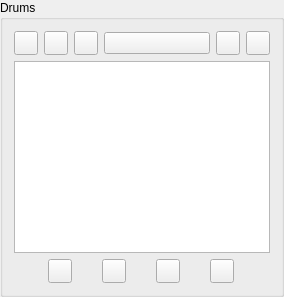
        <widget class="QGroupBox" name="groupBox_5">
         <property name="toolTip">
          <string>The drums in the kit</string>
         </property>
         <property name="title">
          <string>Drums</string>
         </property>
         <layout class="QVBoxLayout" name="verticalLayout_2">
          <item>
           <layout class="QHBoxLayout" name="horizontalLayout_4">
            <item>
             <widget class="QPushButton" name="deleteEmptyButton">
              <property name="enabled">
               <bool>true</bool>
              </property>
              <property name="sizePolicy">
               <sizepolicy hsizetype="Fixed" vsizetype="Fixed">
                <horstretch>0</horstretch>
                <verstretch>0</verstretch>
               </sizepolicy>
              </property>
              <property name="minimumSize">
               <size>
                <width>24</width>
                <height>24</height>
               </size>
              </property>
              <property name="maximumSize">
               <size>
                <width>24</width>
                <height>24</height>
               </size>
              </property>
              <property name="toolTip">
               <string>Delete empty non-locked drums</string>
              </property>
              <property name="statusTip">
               <string/>
              </property>
              <property name="whatsThis">
               <string>&lt;html&gt;&lt;head/&gt;&lt;body&gt;&lt;p&gt;&lt;span style=&quot; font-weight:600;&quot;&gt;Delete empty non-locked drums&lt;/span&gt;&lt;/p&gt;&lt;p&gt;&lt;br/&gt;&lt;/p&gt;&lt;p&gt;Any drums which are not locked and which do not have any notes on them in the current score will be deleted from the kit when this button is pressed.&lt;/p&gt;&lt;/body&gt;&lt;/html&gt;</string>
              </property>
              <property name="text">
               <string/>
              </property>
              <property name="icon">
               <iconset resource="DrumBurp.qrc">
                <normaloff>:/Icons/Icons/process-stop.png</normaloff>:/Icons/Icons/process-stop.png</iconset>
              </property>
             </widget>
            </item>
            <item>
             <widget class="QPushButton" name="clearButton">
              <property name="sizePolicy">
               <sizepolicy hsizetype="Fixed" vsizetype="Fixed">
                <horstretch>0</horstretch>
                <verstretch>0</verstretch>
               </sizepolicy>
              </property>
              <property name="minimumSize">
               <size>
                <width>24</width>
                <height>24</height>
               </size>
              </property>
              <property name="maximumSize">
               <size>
                <width>24</width>
                <height>24</height>
               </size>
              </property>
              <property name="toolTip">
               <string>Clear the kit and start again</string>
              </property>
              <property name="whatsThis">
               <string>&lt;html&gt;&lt;head/&gt;&lt;body&gt;&lt;p&gt;&lt;span style=&quot; font-weight:600;&quot;&gt;New drum kit&lt;/span&gt;&lt;/p&gt;&lt;p&gt;&lt;br/&gt;&lt;/p&gt;&lt;p&gt;Click this button to remove all drums from the kit and start witha new kit.&lt;/p&gt;&lt;/body&gt;&lt;/html&gt;</string>
              </property>
              <property name="text">
               <string/>
              </property>
              <property name="icon">
               <iconset resource="DrumBurp.qrc">
                <normaloff>:/Icons/Icons/document-new.png</normaloff>:/Icons/Icons/document-new.png</iconset>
              </property>
             </widget>
            </item>
            <item>
             <widget class="QPushButton" name="resetButton">
              <property name="sizePolicy">
               <sizepolicy hsizetype="Fixed" vsizetype="Fixed">
                <horstretch>0</horstretch>
                <verstretch>0</verstretch>
               </sizepolicy>
              </property>
              <property name="minimumSize">
               <size>
                <width>24</width>
                <height>24</height>
               </size>
              </property>
              <property name="maximumSize">
               <size>
                <width>24</width>
                <height>24</height>
               </size>
              </property>
              <property name="toolTip">
               <string>Reset the kit</string>
              </property>
              <property name="whatsThis">
               <string>&lt;html&gt;&lt;head/&gt;&lt;body&gt;&lt;p&gt;&lt;span style=&quot; font-weight:600;&quot;&gt;Reset kit&lt;/span&gt;&lt;/p&gt;&lt;p&gt;&lt;br/&gt;&lt;/p&gt;&lt;p&gt;Click this button to revert to the kit as it was when you opened this editor window.&lt;/p&gt;&lt;/body&gt;&lt;/html&gt;</string>
              </property>
              <property name="text">
               <string/>
              </property>
              <property name="icon">
               <iconset resource="DrumBurp.qrc">
                <normaloff>:/Icons/Icons/edit-undo.png</normaloff>:/Icons/Icons/edit-undo.png</iconset>
              </property>
             </widget>
            </item>
            <item>
             <widget class="QPushButton" name="defaultKitButton">
              <property name="toolTip">
               <string>Default kits</string>
              </property>
              <property name="whatsThis">
               <string>&lt;html&gt;&lt;head/&gt;&lt;body&gt;&lt;p&gt;&lt;span style=&quot; font-weight:600;&quot;&gt;Default kits&lt;/span&gt;&lt;/p&gt;&lt;p&gt;&lt;br/&gt;&lt;/p&gt;&lt;p&gt;DrumBurp comes with a number of default kits that you can use, and you can add your own kits to this list. Click this button to load a default kit, or save the current kit as a default.&lt;/p&gt;&lt;/body&gt;&lt;/html&gt;</string>
              </property>
              <property name="text">
               <string/>
              </property>
              <property name="icon">
               <iconset resource="DrumBurp.qrc">
                <normaloff>:/Icons/Icons/go-home.png</normaloff>:/Icons/Icons/go-home.png</iconset>
              </property>
             </widget>
            </item>
            <item>
             <widget class="QPushButton" name="loadButton">
              <property name="enabled">
               <bool>true</bool>
              </property>
              <property name="sizePolicy">
               <sizepolicy hsizetype="Fixed" vsizetype="Fixed">
                <horstretch>24</horstretch>
                <verstretch>24</verstretch>
               </sizepolicy>
              </property>
              <property name="minimumSize">
               <size>
                <width>24</width>
                <height>24</height>
               </size>
              </property>
              <property name="maximumSize">
               <size>
                <width>24</width>
                <height>24</height>
               </size>
              </property>
              <property name="toolTip">
               <string>Load a drum kit</string>
              </property>
              <property name="whatsThis">
               <string>&lt;html&gt;&lt;head/&gt;&lt;body&gt;&lt;p&gt;&lt;span style=&quot; font-weight:600;&quot;&gt;Load a drum kit&lt;/span&gt;&lt;/p&gt;&lt;p&gt;&lt;br/&gt;&lt;/p&gt;&lt;p&gt;Load a drum kit from disk.&lt;/p&gt;&lt;/body&gt;&lt;/html&gt;</string>
              </property>
              <property name="text">
               <string/>
              </property>
              <property name="icon">
               <iconset resource="DrumBurp.qrc">
                <normaloff>:/Icons/Icons/folder.png</normaloff>:/Icons/Icons/folder.png</iconset>
              </property>
             </widget>
            </item>
            <item>
             <widget class="QPushButton" name="saveButton">
              <property name="enabled">
               <bool>true</bool>
              </property>
              <property name="sizePolicy">
               <sizepolicy hsizetype="Fixed" vsizetype="Fixed">
                <horstretch>0</horstretch>
                <verstretch>0</verstretch>
               </sizepolicy>
              </property>
              <property name="minimumSize">
               <size>
                <width>24</width>
                <height>24</height>
               </size>
              </property>
              <property name="maximumSize">
               <size>
                <width>24</width>
                <height>24</height>
               </size>
              </property>
              <property name="toolTip">
               <string>Save this drum kit</string>
              </property>
              <property name="whatsThis">
               <string>&lt;html&gt;&lt;head/&gt;&lt;body&gt;&lt;p&gt;&lt;span style=&quot; font-weight:600;&quot;&gt;Save the drum kit&lt;/span&gt;&lt;/p&gt;&lt;p&gt;&lt;br/&gt;&lt;/p&gt;&lt;p&gt;Save the current drum kit to a file on disk.&lt;/p&gt;&lt;/body&gt;&lt;/html&gt;</string>
              </property>
              <property name="text">
               <string/>
              </property>
              <property name="icon">
               <iconset resource="DrumBurp.qrc">
                <normaloff>:/Icons/Icons/document-save.png</normaloff>:/Icons/Icons/document-save.png</iconset>
              </property>
             </widget>
            </item>
           </layout>
          </item>
          <item>
           <widget class="QListWidget" name="kitTable">
            <property name="sizePolicy">
             <sizepolicy hsizetype="MinimumExpanding" vsizetype="Expanding">
              <horstretch>0</horstretch>
              <verstretch>0</verstretch>
             </sizepolicy>
            </property>
            <property name="minimumSize">
             <size>
              <width>256</width>
              <height>0</height>
             </size>
            </property>
            <property name="toolTip">
             <string>The drums and their order</string>
            </property>
            <property name="whatsThis">
             <string>&lt;html&gt;&lt;head/&gt;&lt;body&gt;&lt;p&gt;&lt;span style=&quot; font-weight:600;&quot;&gt;List of instruments&lt;/span&gt;&lt;/p&gt;&lt;p&gt;&lt;br/&gt;&lt;/p&gt;&lt;p&gt;Each drum in the kit is represented by a single line in the score. This list of instruments defines what drums you have in the kit, and what order they appear in the score. You can add and delete drums, move them around, and edit their information.&lt;/p&gt;&lt;p&gt;&lt;br/&gt;&lt;/p&gt;&lt;p&gt;Select one of the drums in this list to edit its name, abbreviation, note heads, Lilypond notation, and MIDI sound.&lt;/p&gt;&lt;/body&gt;&lt;/html&gt;</string>
            </property>
            <property name="horizontalScrollBarPolicy">
             <enum>Qt::ScrollBarAlwaysOff</enum>
            </property>
            <property name="editTriggers">
             <set>QAbstractItemView::NoEditTriggers</set>
            </property>
           </widget>
          </item>
          <item>
           <layout class="QHBoxLayout" name="horizontalLayout_5">
            <property name="spacing">
             <number>6</number>
            </property>
            <property name="sizeConstraint">
             <enum>QLayout::SetFixedSize</enum>
            </property>
            <item>
             <spacer name="horizontalSpacer_12">
              <property name="orientation">
               <enum>Qt::Horizontal</enum>
              </property>
              <property name="sizeType">
               <enum>QSizePolicy::Maximum</enum>
              </property>
              <property name="sizeHint" stdset="0">
               <size>
                <width>10</width>
                <height>20</height>
               </size>
              </property>
             </spacer>
            </item>
            <item>
             <widget class="QPushButton" name="addButton">
              <property name="sizePolicy">
               <sizepolicy hsizetype="Fixed" vsizetype="Fixed">
                <horstretch>0</horstretch>
                <verstretch>0</verstretch>
               </sizepolicy>
              </property>
              <property name="minimumSize">
               <size>
                <width>24</width>
                <height>24</height>
               </size>
              </property>
              <property name="maximumSize">
               <size>
                <width>24</width>
                <height>24</height>
               </size>
              </property>
              <property name="toolTip">
               <string>Add a drum</string>
              </property>
              <property name="whatsThis">
               <string>&lt;html&gt;&lt;head/&gt;&lt;body&gt;&lt;p&gt;&lt;span style=&quot; font-weight:600;&quot;&gt;Add a new drum&lt;/span&gt;&lt;/p&gt;&lt;p&gt;&lt;br/&gt;&lt;/p&gt;&lt;p&gt;Click this to add a new drum to the kit. It will be added at the bottom of the current kit, with some default settings.&lt;/p&gt;&lt;/body&gt;&lt;/html&gt;</string>
              </property>
              <property name="text">
               <string/>
              </property>
              <property name="icon">
               <iconset resource="../buttons.qrc">
                <normaloff>:/buttons/GUI/Icons/list-add.png</normaloff>:/buttons/GUI/Icons/list-add.png</iconset>
              </property>
             </widget>
            </item>
            <item>
             <widget class="QPushButton" name="upButton">
              <property name="sizePolicy">
               <sizepolicy hsizetype="Fixed" vsizetype="Fixed">
                <horstretch>0</horstretch>
                <verstretch>0</verstretch>
               </sizepolicy>
              </property>
              <property name="minimumSize">
               <size>
                <width>24</width>
                <height>24</height>
               </size>
              </property>
              <property name="maximumSize">
               <size>
                <width>24</width>
                <height>24</height>
               </size>
              </property>
              <property name="toolTip">
               <string>Move the current drum up</string>
              </property>
              <property name="whatsThis">
               <string>&lt;html&gt;&lt;head/&gt;&lt;body&gt;&lt;p&gt;&lt;span style=&quot; font-weight:600;&quot;&gt;Move drum up&lt;/span&gt;&lt;/p&gt;&lt;p&gt;&lt;br/&gt;&lt;/p&gt;&lt;p&gt;Click this button to move the currently selected drum up in the kit list.&lt;/p&gt;&lt;/body&gt;&lt;/html&gt;</string>
              </property>
              <property name="text">
               <string/>
              </property>
              <property name="icon">
               <iconset resource="../buttons.qrc">
                <normaloff>:/buttons/GUI/Icons/go-up.png</normaloff>:/buttons/GUI/Icons/go-up.png</iconset>
              </property>
             </widget>
            </item>
            <item>
             <widget class="QPushButton" name="downButton">
              <property name="sizePolicy">
               <sizepolicy hsizetype="Fixed" vsizetype="Fixed">
                <horstretch>0</horstretch>
                <verstretch>0</verstretch>
               </sizepolicy>
              </property>
              <property name="minimumSize">
               <size>
                <width>24</width>
                <height>24</height>
               </size>
              </property>
              <property name="maximumSize">
               <size>
                <width>24</width>
                <height>24</height>
               </size>
              </property>
              <property name="toolTip">
               <string>Move the current drum down</string>
              </property>
              <property name="whatsThis">
               <string>&lt;html&gt;&lt;head/&gt;&lt;body&gt;&lt;p&gt;&lt;span style=&quot; font-weight:600;&quot;&gt;Move drum down&lt;/span&gt;&lt;/p&gt;&lt;p&gt;&lt;br/&gt;&lt;/p&gt;&lt;p&gt;Click this button to move the currently selected drum down in the kit.&lt;/p&gt;&lt;/body&gt;&lt;/html&gt;</string>
              </property>
              <property name="text">
               <string/>
              </property>
              <property name="icon">
               <iconset resource="../buttons.qrc">
                <normaloff>:/buttons/GUI/Icons/go-down.png</normaloff>:/buttons/GUI/Icons/go-down.png</iconset>
              </property>
             </widget>
            </item>
            <item>
             <widget class="QPushButton" name="deleteButton">
              <property name="sizePolicy">
               <sizepolicy hsizetype="Fixed" vsizetype="Fixed">
                <horstretch>0</horstretch>
                <verstretch>0</verstretch>
               </sizepolicy>
              </property>
              <property name="minimumSize">
               <size>
                <width>24</width>
                <height>24</height>
               </size>
              </property>
              <property name="maximumSize">
               <size>
                <width>24</width>
                <height>24</height>
               </size>
              </property>
              <property name="toolTip">
               <string>Remove the current drum</string>
              </property>
              <property name="whatsThis">
               <string>&lt;html&gt;&lt;head/&gt;&lt;body&gt;&lt;p&gt;&lt;span style=&quot; font-weight:600;&quot;&gt;Delete selected drum&lt;/span&gt;&lt;/p&gt;&lt;p&gt;&lt;br/&gt;&lt;/p&gt;&lt;p&gt;Click this button to remove the currently selected drum from the kit.&lt;/p&gt;&lt;/body&gt;&lt;/html&gt;</string>
              </property>
              <property name="text">
               <string/>
              </property>
              <property name="icon">
               <iconset resource="../buttons.qrc">
                <normaloff>:/buttons/GUI/Icons/list-remove.png</normaloff>:/buttons/GUI/Icons/list-remove.png</iconset>
              </property>
             </widget>
            </item>
            <item>
             <spacer name="horizontalSpacer_5">
              <property name="orientation">
               <enum>Qt::Horizontal</enum>
              </property>
              <property name="sizeType">
               <enum>QSizePolicy::Maximum</enum>
              </property>
              <property name="sizeHint" stdset="0">
               <size>
                <width>10</width>
                <height>20</height>
               </size>
              </property>
             </spacer>
            </item>
           </layout>
          </item>
         </layout>
        </widget>
